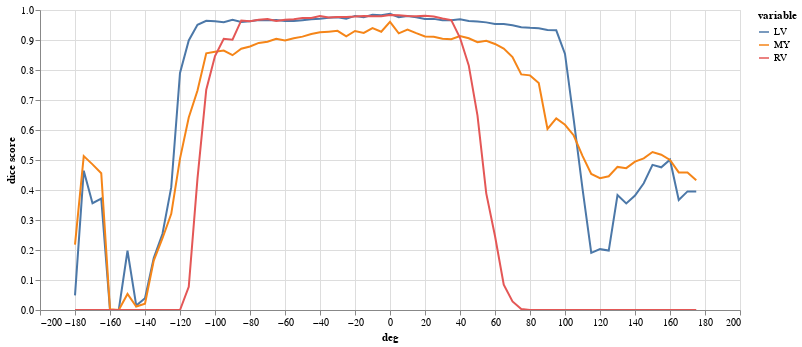

Notebook source saved alongside this figure:
### Code cell
(alt
 .Chart(results.melt(id_vars=['deg'],value_vars=['LV','MY','RV'],value_name='dice score'))
 .mark_line()
 .encode(
     x="deg",
     y="dice score",
     color="variable",
     tooltip="dice score"
 )
 .properties(width=700,height=300)
 .interactive()
)

### Figure 1 — Vega-Lite specification as saved in the notebook (floating-point values rounded to 4 significant figures; data arrays with more than 128 entries replaced by an {"elided": "..."} marker saying what was removed)
{"config": {"view": {"continuousWidth": 400, "continuousHeight": 300}}, "data": {"name": "data-17238502edba06e188b3b2b239d08754"}, "mark": "line", "encoding": {"color": {"type": "nominal", "field": "variable"}, "tooltip": {"type": "quantitative", "field": "dice score"}, "x": {"type": "quantitative", "field": "deg"}, "y": {"type": "quantitative", "field": "dice score"}}, "height": 300, "selection": {"selector002": {"type": "interval", "bind": "scales", "encodings": ["x", "y"]}}, "width": 700, "$schema": "https://vega.github.io/schema/vega-lite/v4.8.1.json", "datasets": {"data-17238502edba06e188b3b2b239d08754": {"elided": "216 records"}}}
